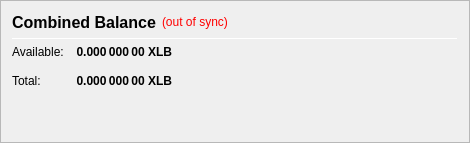
                   <widget class="QFrame" name="frame_CombinedBalances">
                    <property name="minimumSize">
                     <size>
                      <width>470</width>
                      <height>0</height>
                     </size>
                    </property>
                    <property name="frameShape">
                     <enum>QFrame::StyledPanel</enum>
                    </property>
                    <property name="frameShadow">
                     <enum>QFrame::Raised</enum>
                    </property>
                    <layout class="QVBoxLayout" name="verticalLayout_5">
                     <item>
                      <layout class="QHBoxLayout" name="horizontalLayout_5" stretch="0,0,0">
                       <item>
                        <widget class="QLabel" name="label_5z">
                         <property name="minimumSize">
                          <size>
                           <width>0</width>
                           <height>20</height>
                          </size>
                         </property>
                         <property name="font">
                          <font>
                           <pointsize>12</pointsize>
                           <weight>75</weight>
                           <bold>true</bold>
                          </font>
                         </property>
                         <property name="toolTip">
                          <string>Combined Balance (including unconfirmed and immature coins)</string>
                         </property>
                         <property name="text">
                          <string>Combined Balance</string>
                         </property>
                        </widget>
                       </item>
                       <item>
                        <widget class="QLabel" name="labelWalletStatus">
                         <property name="cursor">
                          <cursorShape>WhatsThisCursor</cursorShape>
                         </property>
                         <property name="toolTip">
                          <string>The displayed information may be out of date. Your wallet automatically synchronizes with the XLB network after a connection is established, but this process has not completed yet.</string>
                         </property>
                         <property name="styleSheet">
                          <string notr="true">QLabel { color: red; }</string>
                         </property>
                         <property name="text">
                          <string notr="true">(out of sync)</string>
                         </property>
                         <property name="alignment">
                          <set>Qt::AlignLeading|Qt::AlignLeft|Qt::AlignVCenter</set>
                         </property>
                        </widget>
                       </item>
                       <item>
                        <spacer name="horizontalSpacer_1">
                         <property name="orientation">
                          <enum>Qt::Horizontal</enum>
                         </property>
                         <property name="sizeHint" stdset="0">
                          <size>
                           <width>40</width>
                           <height>20</height>
                          </size>
                         </property>
                        </spacer>
                       </item>
                      </layout>
                     </item>
                     <item>
                      <widget class="Line" name="line_CombinedBalance">
                       <property name="minimumSize">
                        <size>
                         <width>0</width>
                         <height>1</height>
                        </size>
                       </property>
                       <property name="maximumSize">
                        <size>
                         <width>16777215</width>
                         <height>1</height>
                        </size>
                       </property>
                       <property name="orientation">
                        <enum>Qt::Horizontal</enum>
                       </property>
                      </widget>
                     </item>
                     <item>
                      <layout class="QGridLayout" name="gridLayout_3">
                       <property name="spacing">
                        <number>12</number>
                       </property>
                       <item row="1" column="0">
                        <widget class="QLabel" name="labelBalanceTextz">
                         <property name="text">
                          <string>Available:</string>
                         </property>
                        </widget>
                       </item>
                       <item row="1" column="1">
                        <widget class="QLabel" name="labelBalancez">
                         <property name="font">
                          <font>
                           <weight>75</weight>
                           <bold>true</bold>
                          </font>
                         </property>
                         <property name="cursor">
                          <cursorShape>IBeamCursor</cursorShape>
                         </property>
                         <property name="toolTip">
                          <string>Your current spendable balance</string>
                         </property>
                         <property name="text">
                          <string notr="true">0.000 000 00 XLB</string>
                         </property>
                         <property name="alignment">
                          <set>Qt::AlignRight|Qt::AlignTrailing|Qt::AlignVCenter</set>
                         </property>
                         <property name="textInteractionFlags">
                          <set>Qt::LinksAccessibleByMouse|Qt::TextSelectableByKeyboard|Qt::TextSelectableByMouse</set>
                         </property>
                        </widget>
                       </item>
                       <item row="2" column="0">
                        <widget class="QLabel" name="labelTotalTextz">
                         <property name="text">
                          <string>Total:</string>
                         </property>
                        </widget>
                       </item>
                       <item row="2" column="1">
                        <widget class="QLabel" name="labelTotalz">
                         <property name="font">
                          <font>
                           <weight>75</weight>
                           <bold>true</bold>
                          </font>
                         </property>
                         <property name="cursor">
                          <cursorShape>IBeamCursor</cursorShape>
                         </property>
                         <property name="toolTip">
                          <string>Total Balance, including all unavailable coins.</string>
                         </property>
                         <property name="text">
                          <string notr="true">0.000 000 00 XLB</string>
                         </property>
                         <property name="alignment">
                          <set>Qt::AlignRight|Qt::AlignTrailing|Qt::AlignVCenter</set>
                         </property>
                         <property name="textInteractionFlags">
                          <set>Qt::LinksAccessibleByMouse|Qt::TextSelectableByKeyboard|Qt::TextSelectableByMouse</set>
                         </property>
                        </widget>
                       </item>
                       <item row="2" column="3">
                        <spacer name="horizontalSpacer_2">
                         <property name="orientation">
                          <enum>Qt::Horizontal</enum>
                         </property>
                         <property name="sizeHint" stdset="0">
                          <size>
                           <width>40</width>
                           <height>20</height>
                          </size>
                         </property>
                        </spacer>
                       </item>
                      </layout>
                     </item>
                     <item>
                      <spacer name="verticalSpacer_1">
                       <property name="orientation">
                        <enum>Qt::Vertical</enum>
                       </property>
                       <property name="sizeHint" stdset="0">
                        <size>
                         <width>20</width>
                         <height>40</height>
                        </size>
                       </property>
                      </spacer>
                     </item>
                    </layout>
                   </widget>
